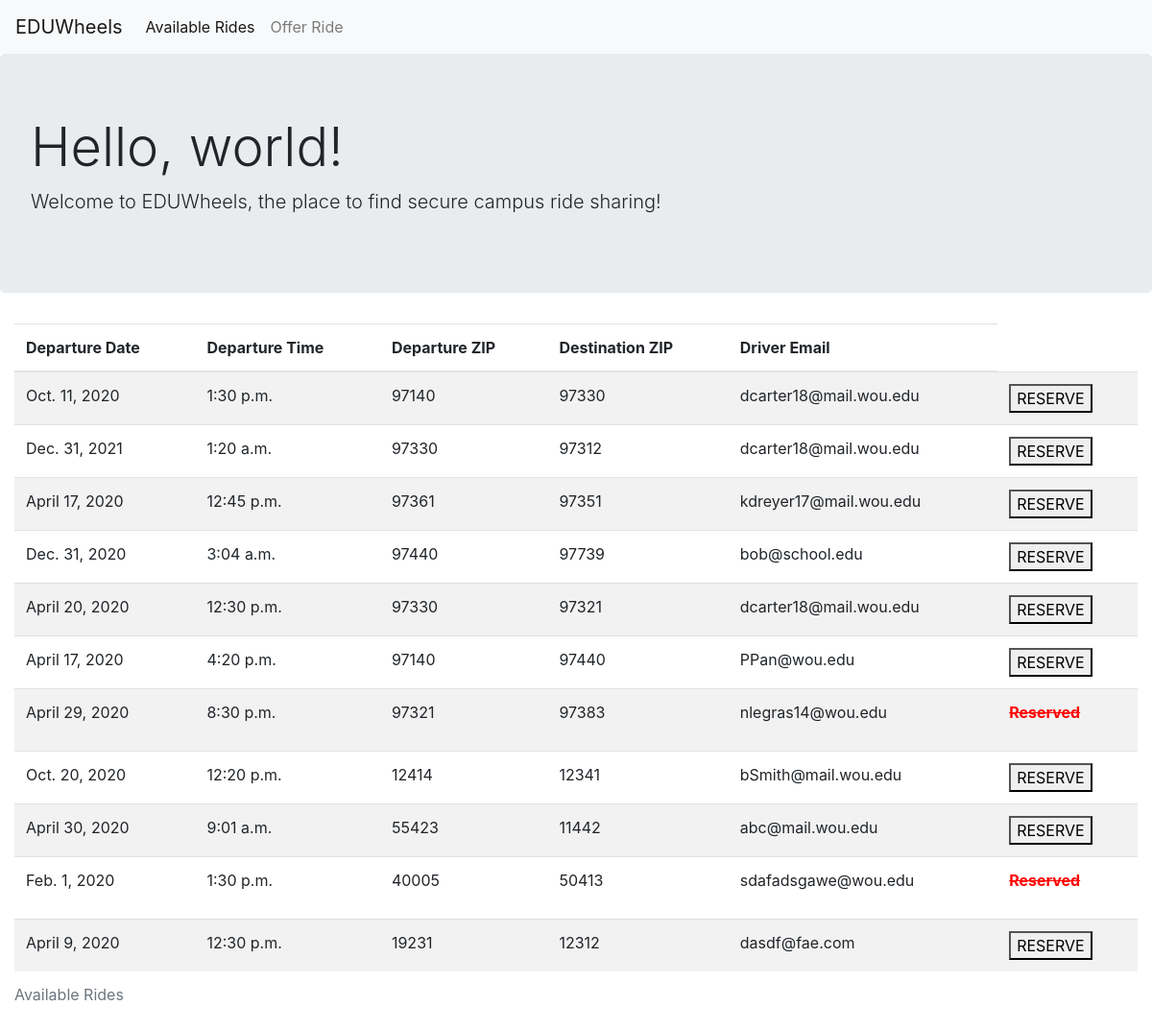
/rides/, run on an earlier commit of the app's database.
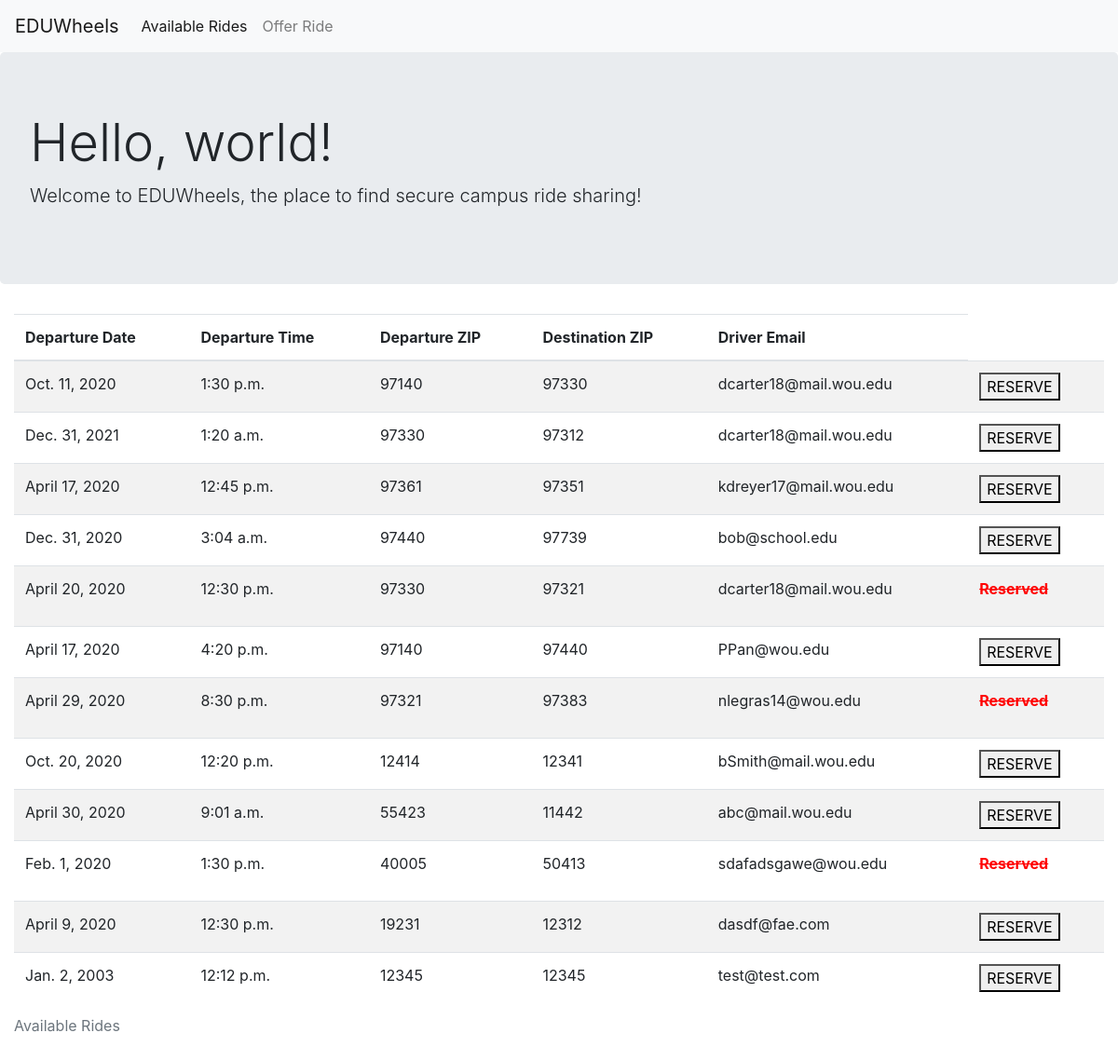
And on a later commit of the database.
### submit/models.py (models this page shows, shortened)
class Rides(models.Model):
    depDate = models.DateField()
    depTime = models.TimeField()
    depZip = models.IntegerField()
    arrZip = models.IntegerField()
    driEmail = models.EmailField()
    reserved = models.TextField(default='Open')
    driSmokes = models.IntegerField(default=0)
    riderPets = models.IntegerField(default=0)
    riderLugg = models.IntegerField(default=0)

### ride/views.py (the view)
# urls.py: path('', views.post_rides, name='post_rides'),
def post_rides(request):
   rides = Rides.objects.all()
   return render(request, 'rides.html', {'rides': rides})

### templates/rides.html (shortened to what this page needs)
<!DOCTYPE html>
<html lang="en">
<head>
<link rel="stylesheet" href="https://maxcdn.bootstrapcdn.com/bootstrap/4.4.1/css/bootstrap.min.css">
</head>
<body>
<nav class="navbar navbar-expand-lg navbar-light bg-light">
  <a class="navbar-brand" href="#">EDUWheels</a>
  <div class="collapse navbar-collapse" id="navbarNavAltMarkup">
    <div class="navbar-nav">
      <a class="nav-item nav-link active" href="#">Available Rides <span class="sr-only">(current)</span></a>
      <a class="nav-item nav-link" href="/submit">Offer Ride</a>
    </div>
  </div>
</nav>
<div class="jumbotron">
  <h1 class="display-4">Hello, world!</h1>
  <p class="lead">Welcome to EDUWheels, the place to find secure campus ride sharing!</p>
</div>
<div class="container-fluid">
  <table class="table table-striped">
    <caption>Available Rides</caption>
    <thead>
      <tr>
        <th scope="col">Departure Date</th>
        <th scope="col">Departure Time</th>
        <th scope="col">Departure ZIP</th>
        <th scope="col">Destination ZIP</th>
        <th scope="col">Driver Email</th>
      </tr>
    </thead>
    <tbody>
    {% for ride in rides %}
      <tr>
        <td>{{ ride.depDate }}</td>
        <td>{{ ride.depTime}}</td>
        <td>{{ ride.depZip }}</td>
        <td>{{ ride.arrZip }}</td>
        <td>{{ ride.driEmail }}</td>
        <td>{% if ride.reserved == "Open" %}
          <form action="reserve" method="post" id="resForm" name="resForm">
          <button form="resForm" id="reserveID" name="reserveID" value="{{ ride.id }}">RESERVE</button>
          {% endif %}
          {% if ride.reserved == "Reserved" %}
          <p style="color: Red"><strong><del>{{ ride.reserved }}</del></strong></p>
          {% endif %}
          </form>
        </td>
      </tr>
    {% endfor %}
    </tbody>
  </table>
</div>
</body>
</html>

What changed in the data, as far as the page shows it:
changed Rides "April 20, 2020": reserved (not shown) → "Reserved"; no longer shows "RESERVE"
added Rides: depDate "Jan. 2, 2003", depTime "12:12 p.m.", depZip "12345", arrZip "12345", driEmail "test@test.com", {{ ride.id }} 12 (drawn)
